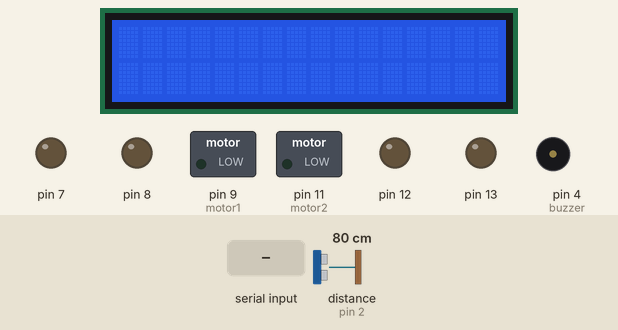
This sketch was run on a simulated Arduino Uno, built with avr-gcc and run on an emulated ATmega328P. On the bench: 16×2 character LCD, switched loads named in the sketch (green lamp = pin HIGH), output pins drawn as LEDs (lit = HIGH), buzzer (waves = sounding, pin HIGH). Wiring (inferred from the names in the program): ultrasonic range finder: trigger pin 3; echo pin 2. Dashed ring = blinking. The inputs (shaded band) are chosen by the test bench; at power-on: distance to the obstacle (sensor on pin 2) 80 cm. The echo pulse lasts 58.3 µs per cm; pins used as bus, display or sensor lines are not drawn.

Above: at 1.2 s.
1.3 s: "forward\n" received over Serial
At 1.42 s:
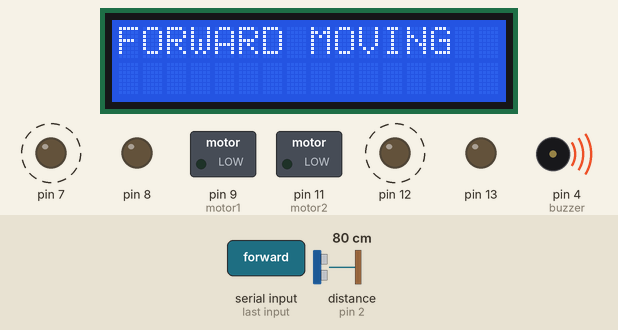
3.2 s: distance to the obstacle (sensor on pin 2) set to 120 cm
At 4.8 s:
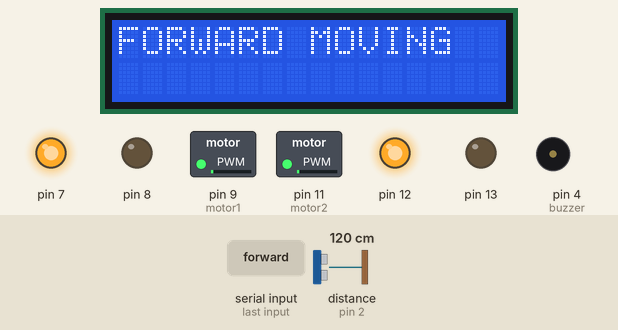
6.2 s: "stop\n" received over Serial
At 7.0 s:
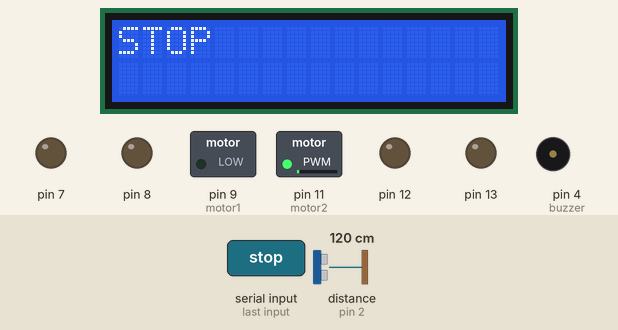
9.2 s: "reverse\n" received over Serial
At 10.5 s:
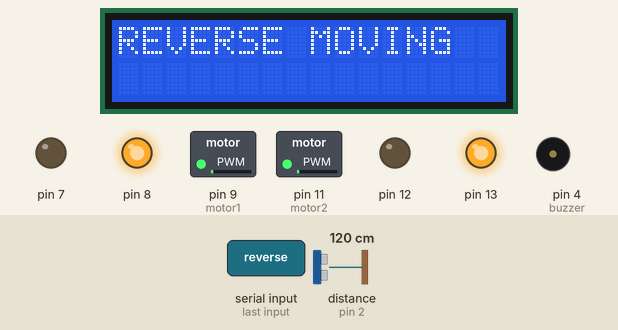
12.2 s: "forward\n" received over Serial
At 12.9 s:
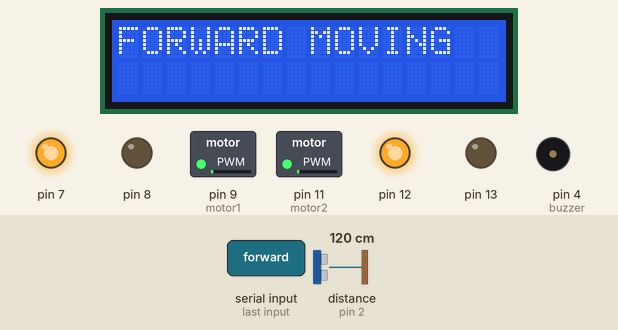
15.2 s: "stop\n" received over Serial
At 16.2 s:
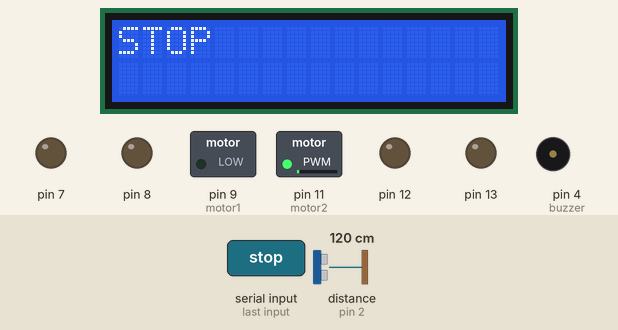
Timing chart, 0 to 18.2 s (numbered marks = the images above; inputs shaded):
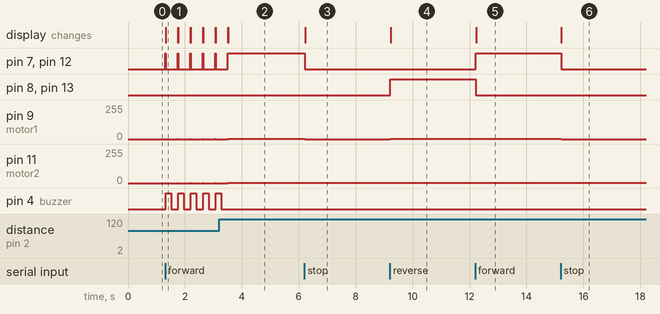

Measured:
- after the input at 1.3 s, pin 7, pin 12: alternates HIGH for 0.02 s and LOW for 0.42 s, starting at once; pin 9 (motor1), pin 11 (motor2): alternates 3/255 for 0.02 s and 0/255 for 0.42 s, starting at once; pin 4 (buzzer): alternates HIGH for 0.20 s and LOW for 0.24 s, starting at once; the display: changes at once (image 1)
- after the input at 3.2 s, pin 7, pin 12: goes on until 3.5 s, then stays HIGH; pin 9 (motor1), pin 11 (motor2): goes on until 3.5 s, then stays 3/255; pin 4 (buzzer): goes on until 3.3 s, then stays LOW
- after the input at 6.2 s, pin 7, pin 12: HIGH → LOW at once; pin 9 (motor1): 3/255 → 0/255 at once; the display: changes at once (image 3)
- after the input at 9.2 s, pin 8, pin 13: LOW → HIGH at once; pin 9 (motor1): 0/255 → 3/255 at once; the display: changes at once (image 4)
- after the input at 12.2 s, pin 7, pin 12: LOW → HIGH at once; pin 8, pin 13: HIGH → LOW at once; the display: changes at once (image 5)
- after the input at 15.2 s, pin 7, pin 12: HIGH → LOW at once; pin 9 (motor1): 3/255 → 0/255 at once; the display: changes at once (image 6)
- what the display in image 1 shows lasts 0.4 s, from 1.3 s to 1.7 s

The sketch:

carcontrolling.ino
```cpp
#define TRIG 3
#define ECHO 2
#include<LiquidCrystal_I2C.h>
LiquidCrystal_I2C lcd(0x27,16,2);
int f=0;
float distance,time;
String input= " ";
void setup()
{
  Serial.begin(9600);

  pinMode(9,OUTPUT);//motor1
  pinMode(8,OUTPUT);
  pinMode(7,OUTPUT);

  pinMode(11,OUTPUT);//motor2
  pinMode(12,OUTPUT);
  pinMode(13,OUTPUT);


  pinMode(4,OUTPUT);//buzzer&led

  pinMode(TRIG,OUTPUT);//ultra
  pinMode(ECHO,INPUT);

  lcd.init();//intializing lcd
  lcd.backlight();
  lcd.setCursor(0,0);
  lcd.print(" ");

  analogWrite(9, 0);
  digitalWrite(8, LOW);
  digitalWrite(7, LOW);

  analogWrite(11, 0);
  digitalWrite(12, LOW);
  digitalWrite(13, LOW);

}

void loop()
{

  digitalWrite(TRIG,LOW);//ultra
  delayMicroseconds(2);

  digitalWrite(TRIG,HIGH);
  delayMicroseconds(10);

  digitalWrite(TRIG,LOW);

  time=pulseIn(ECHO,HIGH);
  distance=(time*0.034)/2;

  //Serial.println(" cm distance");
  //Serial.print(distance);

  if(Serial.available())
  {
    input=Serial.readStringUntil('\n');
    input.trim();
  }
    if(input=="forward")
    {
      analogWrite(9,3); //forward
      digitalWrite(8, LOW);
      digitalWrite(7, HIGH);

      analogWrite(11,3);
      digitalWrite(12, HIGH);
      digitalWrite(13, LOW);

      lcd.clear();//intializing lcd
      lcd.setCursor(0,0);
      lcd.print("FORWARD MOVING");

     if(distance<100)
      {
     analogWrite(9,0);
     digitalWrite(8, LOW);
     digitalWrite(7, LOW);

     analogWrite(11,0);
     digitalWrite(12, LOW);
     digitalWrite(13, LOW);

     // blink buzzer/led
     digitalWrite(4, HIGH);
     delay(200);
     digitalWrite(4, LOW);
     delay(200);

     lcd.clear();
     lcd.setCursor(0,0);
     lcd.print("OBSTACLE STOP!");
      }
       else if(distance>=100)
      {
     digitalWrite(4, LOW);

      }

    }

   else if(input=="reverse")
    {
      analogWrite(9,3); //reverse
      digitalWrite(8, HIGH);
      digitalWrite(7, LOW);

      analogWrite(11,3);
      digitalWrite(12, LOW);
      digitalWrite(13, HIGH);

      lcd.clear();//intializing lcd
      lcd.setCursor(0,0);
      lcd.print("REVERSE MOVING");

     if(distance<100)
      {
     analogWrite(9,0);
     digitalWrite(8, LOW);
     digitalWrite(7, LOW);

     analogWrite(11,0);
     digitalWrite(12, LOW);
     digitalWrite(13, LOW);

     // blink buzzer/led
     digitalWrite(4, HIGH);
     delay(200);
     digitalWrite(4, LOW);
     delay(200);

     lcd.clear();
     lcd.setCursor(0,0);
     lcd.print("OBSTACLE STOP!");
      }
     else if(distance>100)
      {
       digitalWrite(4, LOW);
      }
    }

    else if(input=="stop")
    {
      analogWrite(9,0);
      digitalWrite(8, LOW);
      digitalWrite(7, LOW);

      analogWrite(11,3);
      digitalWrite(12, LOW);
      digitalWrite(13, LOW);

      lcd.clear();//intializing lcd
      lcd.setCursor(0,0);
      lcd.print("STOP");
    }
}
```
